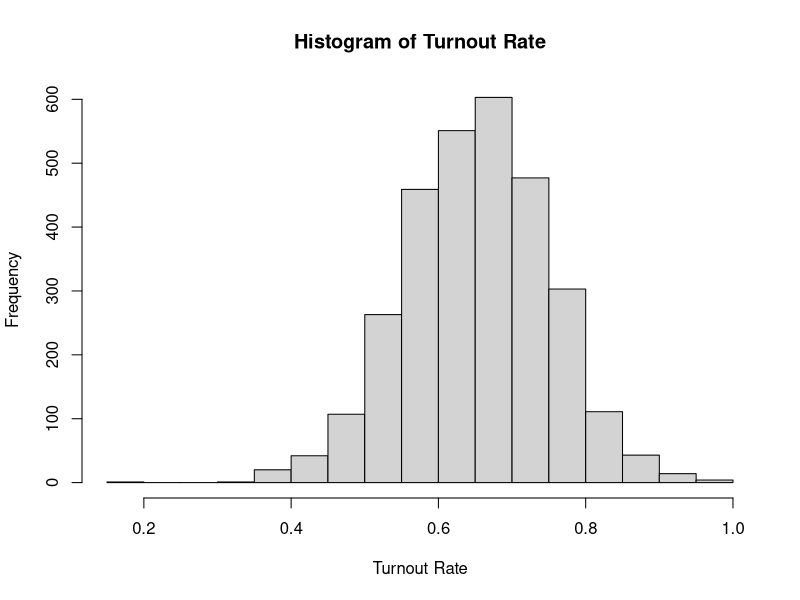
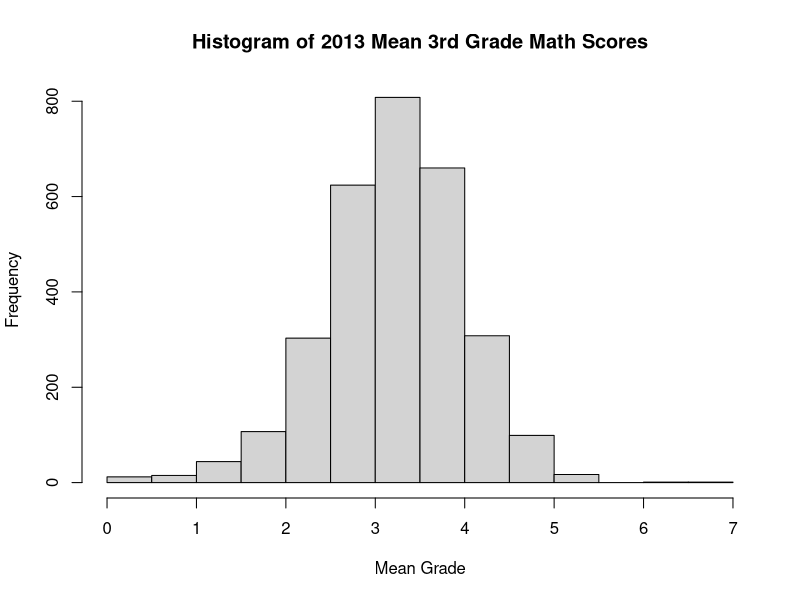
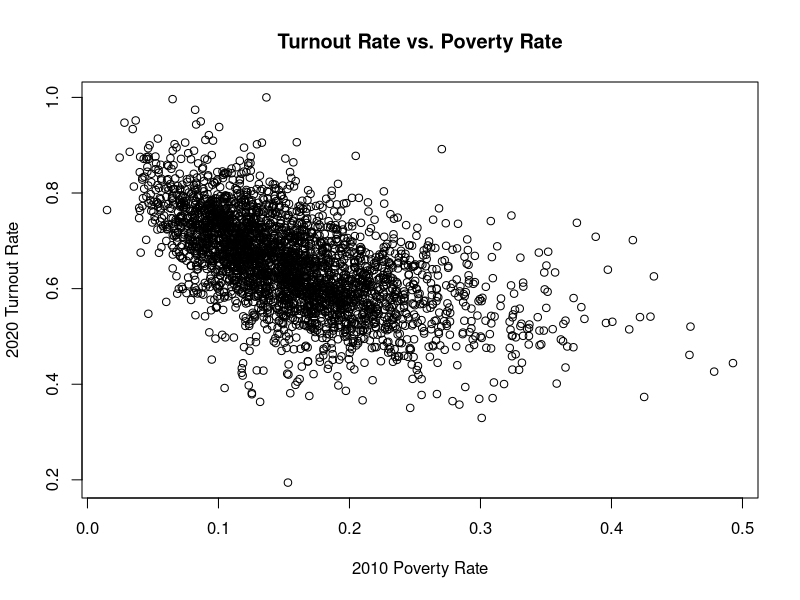
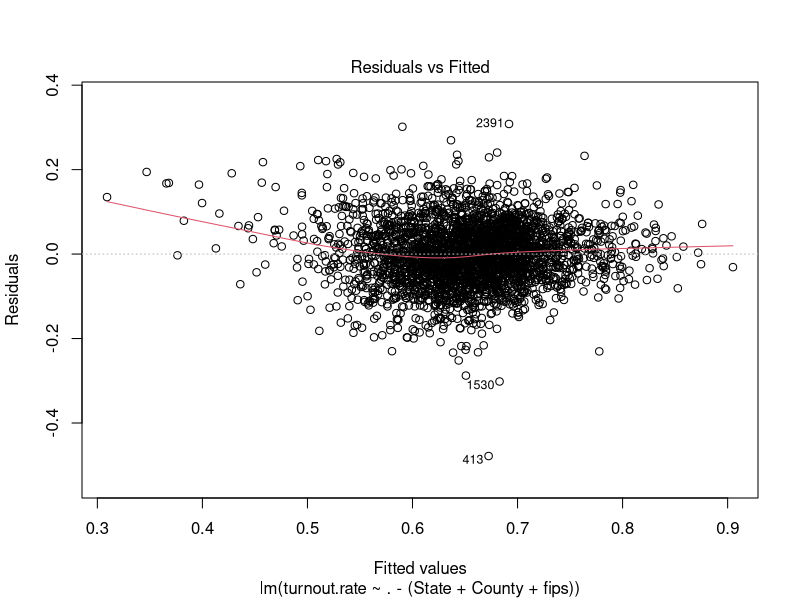
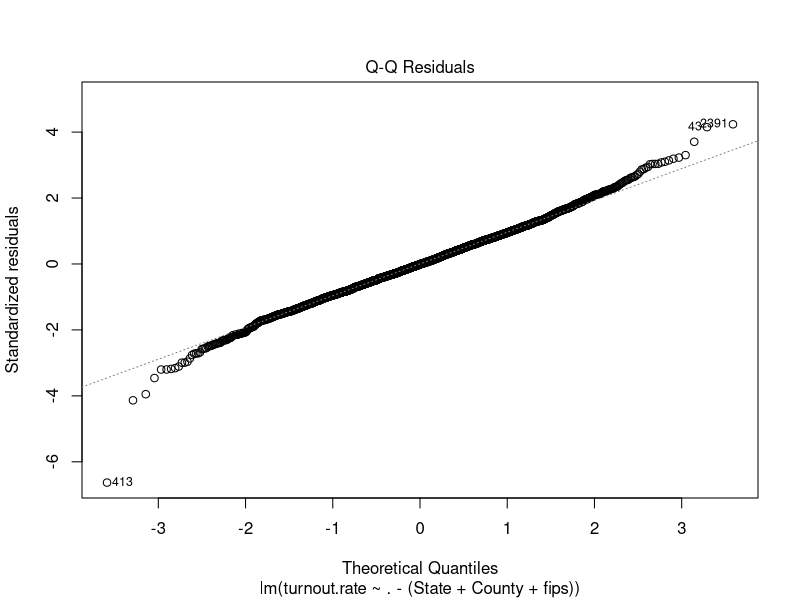
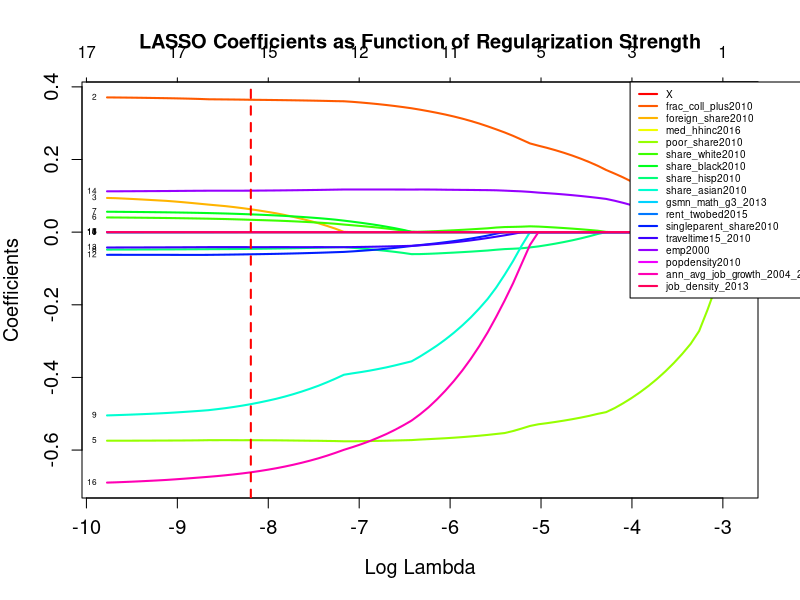
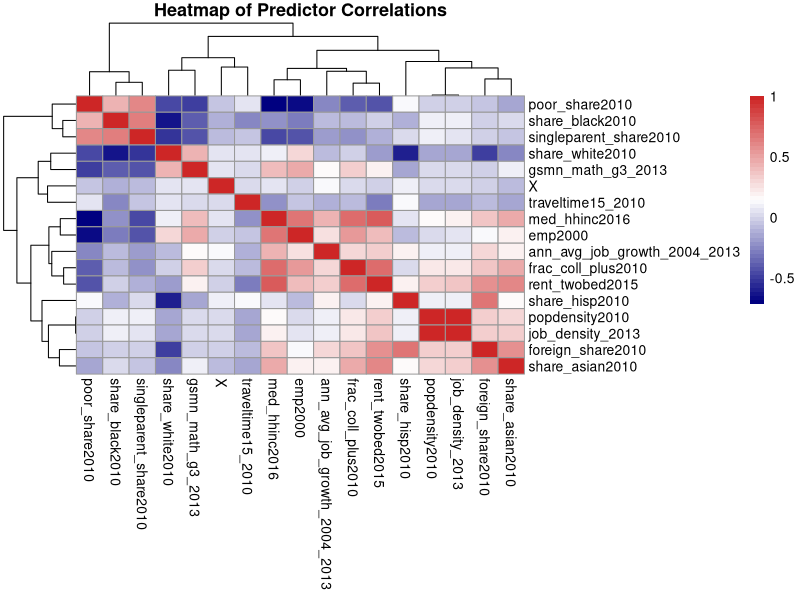

R code for these plots, in order:
## ---- chunk 1
rm(list = ls())
require(readr)
require(tidyr)
require(dplyr)
require(knitr)
require(glmnet)
require(pheatmap)
## ---- chunk 2
turnout_data <- read.csv("../data/processed/data.csv")
head(turnout_data)
## ---- chunk 3
predictors <- names(turnout_data)[!(names(turnout_data) %in% c('State', 'County', 'fips'))]
summary_table <- data.frame()

for (predictor in predictors) {
  column <- turnout_data[[predictor]]
  num_missing <- sum(is.na(column))
  mean_var <- mean(column, na.rm = TRUE)
  median_var <- median(column, na.rm = TRUE)
  sd_var <- sd(column, na.rm = TRUE)
  iqr_var <- IQR(column, na.rm = TRUE)
  min_var <- min(column, na.rm = TRUE)
  max_var <- max(column, na.rm = TRUE)

  summary_table <- rbind(summary_table, data.frame(
    Variable = predictor,
    Missing = num_missing,
    Mean = round(mean_var, 2),
    Median = round(median_var, 2),
    SD = round(sd_var, 2),
    IQR = round(iqr_var, 2),
    Min = round(min_var, 2),
    Max = round(max_var, 2)
  ))
}

kable(summary_table)

dim(turnout_data)
## ---- chunk 4
turnout_data <- select(turnout_data, -ln_wage_growth_hs_grad)
turnout_data <- subset(turnout_data, apply(turnout_data, 1, FUN = function(x) {!any(is.na(x))}))
dim(turnout_data)
## ---- chunk 5
subset(turnout_data, turnout.rate > 1)[c('State', 'County', 'turnout.rate')]
turnout_data <- turnout_data %>%
  mutate(turnout.rate = case_when(
    turnout.rate > 1 ~ 1,
    .default = turnout.rate
  ))
hist(turnout_data$turnout.rate, main = 'Histogram of Turnout Rate', xlab = 'Turnout Rate')
## ---- chunk 6
subset(turnout_data, gsmn_math_g3_2013 < 0)[c('State', 'County', 'gsmn_math_g3_2013')]
turnout_data <- turnout_data %>%
  mutate(gsmn_math_g3_2013 = case_when(
    gsmn_math_g3_2013 < 0 ~ 0,
    .default = gsmn_math_g3_2013
  ))
hist(turnout_data$gsmn_math_g3_2013, main = 'Histogram of 2013 Mean 3rd Grade Math Scores', xlab = 'Mean Grade')
## ---- chunk 7
plot(turnout_data$poor_share2010, turnout_data$turnout.rate, main = 'Turnout Rate vs. Poverty Rate', xlab = '2010 Poverty Rate', ylab = '2020 Turnout Rate')
## ---- chunk 8
lm_model <- lm(turnout.rate ~ . - (State + County + fips), data = turnout_data)
summary(lm_model)
## ---- chunk 9
plot(lm_model, c(1, 2))
## ---- chunk 10

library(glmnet)
library(pheatmap)

predictors <- names(turnout_data)[!(names(turnout_data) %in% c('State', 'County', 'fips', 'turnout.rate'))]
x <- model.matrix(turnout.rate ~ . - (State + County + fips), data = turnout_data)[, -1]
y <- turnout_data$turnout.rate

set.seed(82)
cv.lasso <- cv.glmnet(x, y, alpha = 1, nfolds = 10)

best_lambda <- cv.lasso$lambda.min

lasso_model <- glmnet(x, y, alpha = 1, lambda = best_lambda)
coef(lasso_model)

## ---- chunk 11
cols <- rainbow(ncol(x))

plot(cv.lasso$glmnet.fit, xvar="lambda", label=TRUE, col=cols, lwd=2, cex.lab=1.2, cex.axis=1.2)
abline(v = log(best_lambda), lty=2, col="red", lwd=2)
title("LASSO Coefficients as Function of Regularization Strength", cex.main=1.2)

legend("topright", inset=c(-0.1,0), legend = colnames(x), col = cols, lty=1, lwd=2, cex=0.6, xpd=TRUE)

## ---- chunk 12
coeffs <- coef(lasso_model)

coeffs_df <- as.data.frame(as.matrix(coeffs))
colnames(coeffs_df) <- "Coefficient"
coeffs_df$Predictor <- rownames(coeffs_df)

coeffs_df <- subset(coeffs_df, Predictor != "(Intercept)")

kept <- coeffs_df$Predictor[coeffs_df$Coefficient != 0]
not_kept <- coeffs_df$Predictor[coeffs_df$Coefficient == 0]

cat("Predictors kept by LASSO:\n")
print(kept)

cat("\nPredictors removed by LASSO (coefficients = 0):\n")
print(not_kept)

## ---- chunk 13
# Compute correlation matrix of predictors
cor_matrix <- cor(turnout_data[, predictors], use = "pairwise.complete.obs")

# Create a heatmap of the correlation matrix
pheatmap(cor_matrix, 
     cluster_rows = TRUE, 
     cluster_cols = TRUE, 
     color = colorRampPalette(c("navy", "white", "firebrick3"))(50),
     main = "Heatmap of Predictor Correlations",
     height = 30)

## ---- chunk 14
model_reduced <- lm(turnout.rate ~ . - State - County - fips - gsmn_math_g3_2013 - rent_twobed2015, data = turnout_data)

model_full <- lm(turnout.rate ~ . - State - County - fips - gsmn_math_g3_2013 - rent_twobed2015 
                 + frac_coll_plus2010:poor_share2010, 
                 data = turnout_data)

anova_test <- anova(model_reduced, model_full)
anova_test

## ---- chunk 15
model_post_lasso <- lm(
  turnout.rate ~ . - State - County - fips - gsmn_math_g3_2013 - rent_twobed2015 + factor(State),
  data = turnout_data
)

summary(model_post_lasso)

